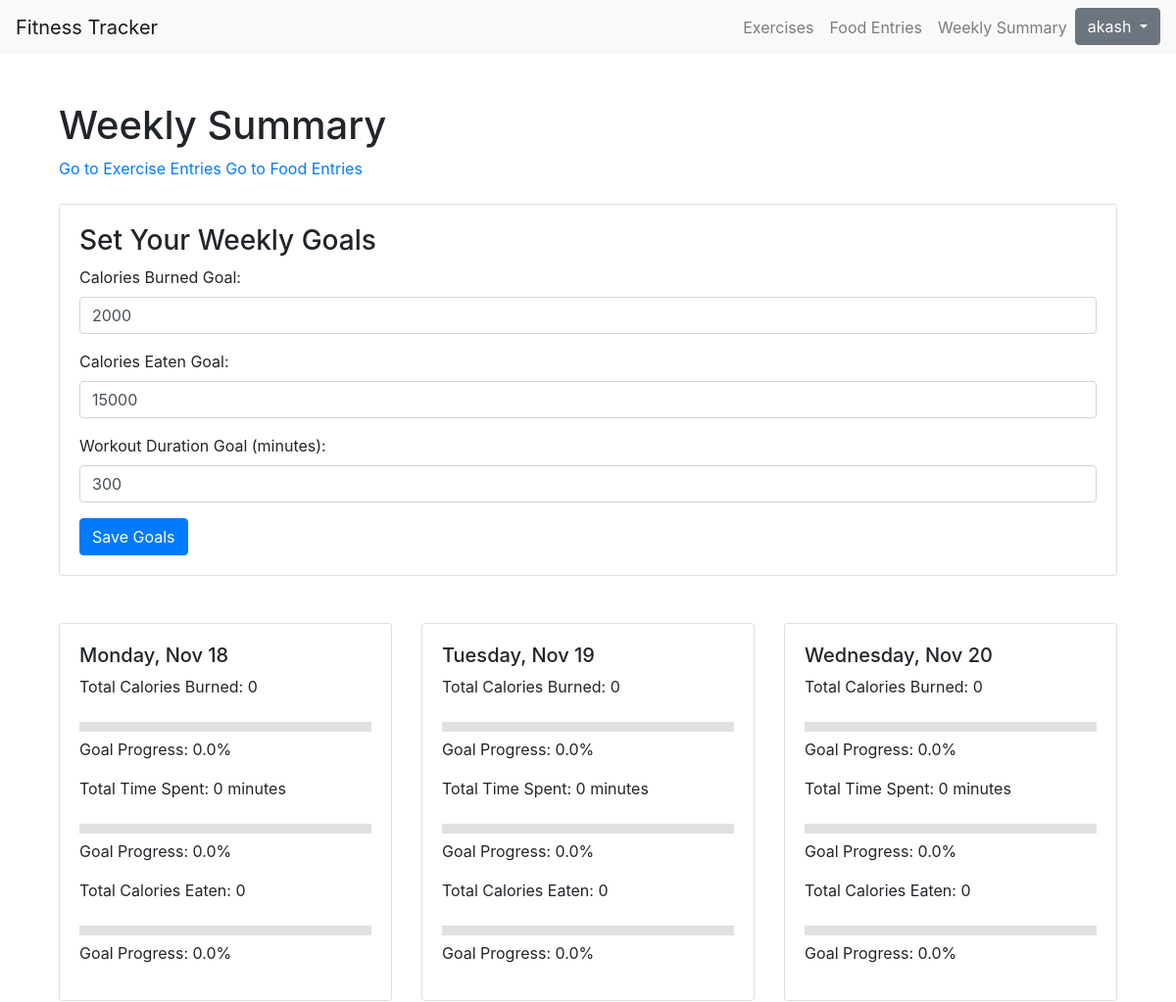
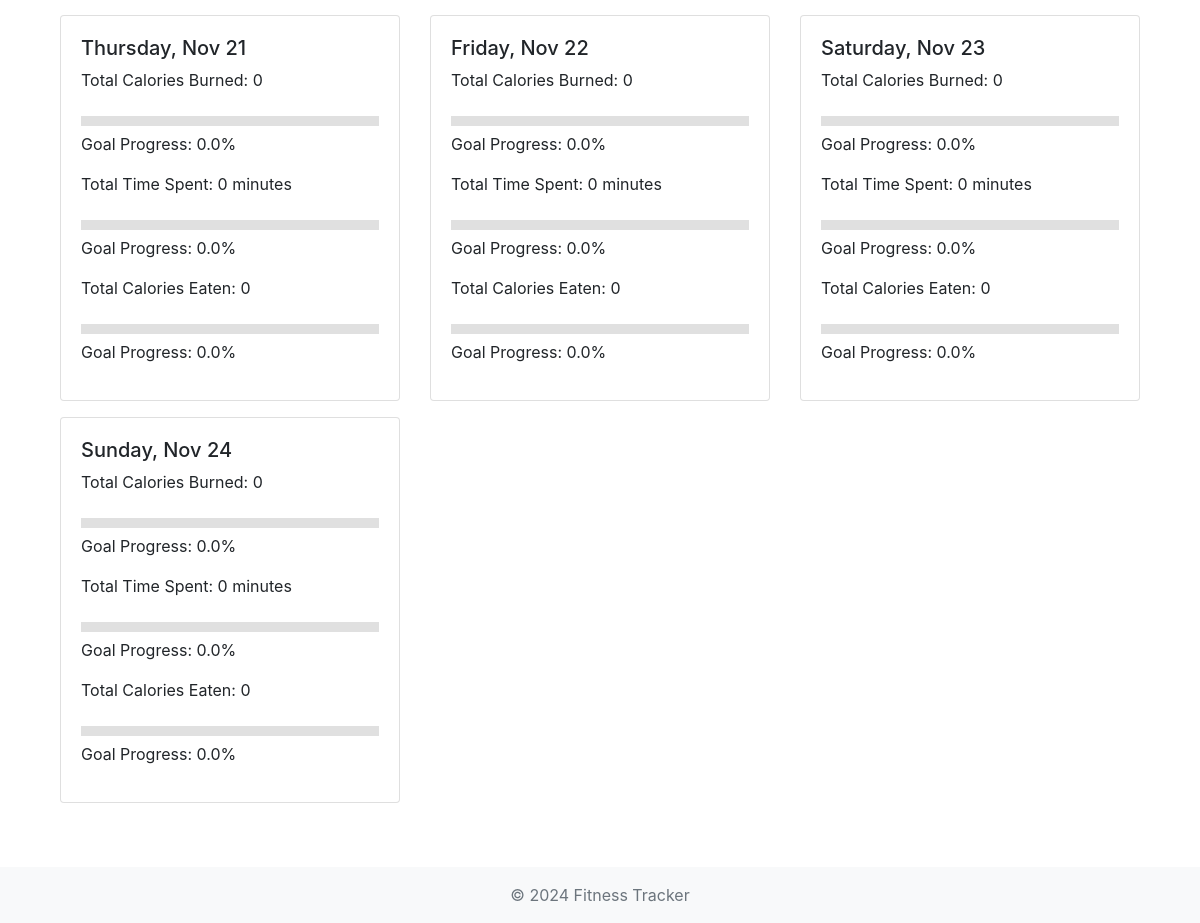
The app's page / (signed in) with its own data (2 pictures, top to bottom).
### fitness/models.py (models this page shows)
class UserProfile(models.Model):
    user = models.OneToOneField(User, on_delete=models.CASCADE)
    goal_calories_burned = models.IntegerField(default=2000)  # Set default goals
    goal_calories_eaten = models.IntegerField(default=15000)
    goal_workout_duration = models.IntegerField(default=300)  # in minutes

### fitness/views.py (the view)
# urls.py: path("", views.summary_view, name="summary_page"),
@login_required
def summary_view(request):
    user_profile, created = UserProfile.objects.get_or_create(user=request.user)
    if request.method == 'POST':
        form = GoalForm(request.POST, instance=user_profile)
        if form.is_valid():
            form.save()
            return redirect('fitness_app:summary_view')  # Redirect to avoid re-posting on refresh
    else:
        form = GoalForm(instance=user_profile)
    today = datetime.now().date()
    start_of_week = today - timedelta(days=today.weekday())
    dates_of_week = [start_of_week + timedelta(days=i) for i in range(7)]
    summaries = []
    for day in dates_of_week:
        exercises = Exercise.objects.filter(user=request.user, date=day)
        foods = FoodEntry.objects.filter(user=request.user, date=day)
        total_calories_burned = sum(exercise.calories_burned for exercise in exercises)
        total_time_spent = sum(exercise.duration for exercise in exercises)
        total_calories_eaten = sum(food.calories for food in foods)
        progress_burned = min(100, (total_calories_burned / user_profile.goal_calories_burned) * 100)
        progress_time = min(100, (total_time_spent / user_profile.goal_workout_duration) * 100)
        progress_eaten = min(100, (total_calories_eaten / user_profile.goal_calories_eaten) * 100)
        summaries.append({
            'date': day,
            'total_calories_burned': total_calories_burned,
            'total_time_spent': total_time_spent,
            'total_calories_eaten': total_calories_eaten,
            'progress_burned': progress_burned,
            'progress_time': progress_time,
            'progress_eaten': progress_eaten,
        })
    context = {
        'summaries': summaries,
        'user_profile': user_profile,
        'form': form
    }
    return render(request, 'fitness_app/summary.html', context)

### fitness/forms.py
class GoalForm(forms.ModelForm):
    class Meta:
        model = UserProfile
        fields = ['goal_calories_burned', 'goal_calories_eaten', 'goal_workout_duration']
        labels = {
            'goal_calories_burned': 'Calories Burned Goal',
            'goal_calories_eaten': 'Calories Eaten Goal',
            'goal_workout_duration': 'Workout Duration Goal (minutes)',
        }
        widgets = {
            'goal_calories_burned': forms.NumberInput(attrs={'class': 'form-control'}),
            'goal_calories_eaten': forms.NumberInput(attrs={'class': 'form-control'}),
            'goal_workout_duration': forms.NumberInput(attrs={'class': 'form-control'}),
        }

### fitness/templates/fitness_app/summary.html (shortened to what this page needs)
{% extends "base.html" %}
{% block content %}
<div class="container mt-5">
    <h1>Weekly Summary</h1>
    <a href="{% url 'fitness_app:exercise_page' %}">Go to Exercise Entries</a>
    <a href="{% url 'fitness_app:food_page' %}">Go to Food Entries</a>
    <div class="card mt-4">
        <div class="card-body">
            <h3>Set Your Weekly Goals</h3>
            <form method="post" action="">
                {{ form.as_p }}
                <button type="submit" class="btn btn-primary">Save Goals</button>
            </form>
        </div>
    </div>
    <div class="row mt-5">
        {% for summary in summaries %}
            <div class="col-md-4 mb-3">
                <div class="card">
                    <div class="card-body">
                        <h5>{{ summary.date|date:"l, M d" }}</h5>
                        <p>Total Calories Burned: {{ summary.total_calories_burned }}</p>
                        <svg width="100%" height="10">
                            <rect width="100%" height="10" fill="#e0e0e0"></rect>
                            <rect width="{{ summary.progress_burned }}%" height="10" fill="#ff5722"></rect>
                        </svg>
                        <p>Goal Progress: {{ summary.progress_burned }}%</p>
                        <p>Total Time Spent: {{ summary.total_time_spent }} minutes</p>
                        <svg width="100%" height="10">
                            <rect width="100%" height="10" fill="#e0e0e0"></rect>
                            <rect width="{{ summary.progress_time }}%" height="10" fill="#4caf50"></rect>
                        </svg>
                        <p>Goal Progress: {{ summary.progress_time }}%</p>
                        <p>Total Calories Eaten: {{ summary.total_calories_eaten }}</p>
                        <svg width="100%" height="10">
                            <rect width="100%" height="10" fill="#e0e0e0"></rect>
                            <rect width="{{ summary.progress_eaten }}%" height="10" fill="#2196f3"></rect>
                        </svg>
                        <p>Goal Progress: {{ summary.progress_eaten }}%</p>
                    </div>
                </div>
            </div>
        {% endfor %}
    </div>
</div>
{% endblock %}

### FitnessApp/templates/base.html (shortened to what this page needs)
<!DOCTYPE html>
<html lang="en">
<head>
    <link rel="stylesheet" href="https://stackpath.bootstrapcdn.com/bootstrap/4.5.2/css/bootstrap.min.css">
</head>
<body>
    <nav class="navbar navbar-expand-lg navbar-light bg-light">
        <a class="navbar-brand" href="{% url 'fitness_app:exercise_page' %}">Fitness Tracker</a>
        <div class="collapse navbar-collapse" id="navbarNav">
            <ul class="navbar-nav ml-auto">
                <li class="nav-item">
                    <a class="nav-link" href="{% url 'fitness_app:exercise_page' %}">Exercises</a>
                </li>
                <li class="nav-item">
                    <a class="nav-link" href="{% url 'fitness_app:food_page' %}">Food Entries</a>
                </li>
                <li class="nav-item">
                    <a class="nav-link" href="{% url 'fitness_app:summary_page' %}">Weekly Summary</a>
                </li>
                <li class="nav-item">
                    {% if user.is_authenticated %}
                        <div class="dropdown">
                          <button class="btn btn-secondary dropdown-toggle" type="button" id="dropdownMenu2" data-toggle="dropdown" aria-haspopup="true" aria-expanded="false">
                              {{user.get_username}}
                          </button>
                        </div>
                    {% else %}
                        <a class="nav-link" href="{% url 'fitness_app:signup' %}">Sign up/Login</a>
                    {% endif %}
            </ul>
        </div>
    </nav>
    <div class="container mt-4">
        {% block content %}{% endblock %}
    </div>
    <footer class="footer bg-light text-center py-3 mt-5">
        <div class="container">
            <span class="text-muted">&copy; 2024 Fitness Tracker</span>
        </div>
    </footer>
</body>
</html>

### records on screen
UserProfile: goal_calories_burned "2000", goal_calories_eaten "15000", goal_workout_duration "300"

### other values on screen
{{ user.get_username }} "akash"
{{ summary.date|date:"l, M d" }} "Monday, Nov 18" "Tuesday, Nov 19" "Wednesday, Nov 20" "Thursday, Nov 21" "Friday, Nov 22" "Saturday, Nov 23" "Sunday, Nov 24"
{{ summary.total_calories_burned }} "0" "0" "0" "0" "0" "0" "0"
{{ summary.progress_burned }} "0.0" "0.0" "0.0" "0.0" "0.0" "0.0" "0.0"
{{ summary.total_time_spent }} "0" "0" "0" "0" "0" "0" "0"
{{ summary.progress_time }} "0.0" "0.0" "0.0" "0.0" "0.0" "0.0" "0.0"
{{ summary.total_calories_eaten }} "0" "0" "0" "0" "0" "0" "0"
{{ summary.progress_eaten }} "0.0" "0.0" "0.0" "0.0" "0.0" "0.0" "0.0"
